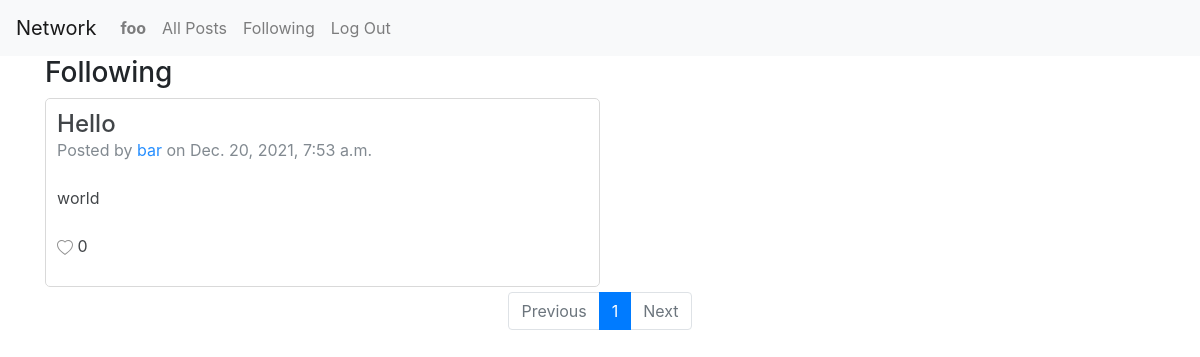
The page /following (signed in) on the database its author committed.
### network/models.py (models this page shows, shortened)
class User(AbstractUser):
    pass

class Post(models.Model):
    title = models.CharField(max_length=64)
    body = models.CharField(max_length=500)
    timestamp = models.DateTimeField(auto_now_add=True)
    user = models.ForeignKey('User', on_delete=models.CASCADE, related_name='post_user')
    liked_by = models.ManyToManyField('User', default=None, blank=True, related_name='post_likes')

### network/views.py (the view)
# urls.py: path("following", views.following, name="following"),
@login_required
def following(request):
    active_user = User.objects.get(username = request.user)
    posts = [users.get_followed_posts() for users in active_user.account.all()]
    posts = list(chain(*posts))
    paginator = Paginator(posts, 10)
    page_number = request.GET.get('page')
    page_obj = paginator.get_page(page_number)
    return render(request, 'network/following.html', {
        "page_obj": page_obj
    })

### network/models.py (called while the page is built)
    def get_followed_posts(self):
        return self.account.post_user.order_by("-timestamp").all()

### network/templates/network/following.html (shortened to what this page needs)
{% extends "network/layout.html" %}
{% load static %}
{% block body %}
<div class="container justify-content-center">
    <h3>Following</h3>
    {% for post in page_obj %}
    <div id="{{ post.id }}" class="list-item" style="margin: 0px; margin-bottom: 5px;">
        <h4 id="post-title" style="margin-bottom: 0px;">{{ post.title }}</h4>
        <p class="text-muted">Posted by <a href="{% url 'profile' post.user.username %}" style="text-decoration: none;">{{ post.user }}</a> on {{ post.timestamp }}</p>
        <br>
        <p id="post-body">{{ post.body}}</p>
        <br>
        <div id="likes" style="display: block;">
            {% with user=request.user like_count=post.liked_by.count%}
                {% if user in post.liked_by.all %}
                    <div id="icon-filled" onclick="unlike_post('{{ post.id }}')" style="display: inline-block;">
                        <svg id="filled" xmlns="http://www.w3.org/2000/svg" width="16" height="16" fill="red" class="bi bi-heart-fill" viewBox="0 0 16 16">
                            <path fill-rule="evenodd" d="M8 1.314C12.438-3.248 23.534 4.735 8 15-7.534 4.736 3.562-3.248 8 1.314z"/>
                        </svg>
                    </div>
                    <div id="icon-empty" onclick="like_post('{{ post.id }}')" style="display: none;">
                        <svg id="empty" xmlns="http://www.w3.org/2000/svg" width="16" height="16" fill="grey" class="bi bi-heart" viewBox="0 0 16 16">
                            <path d="m8 2.748-.717-.737C5.6.281 2.514.878 1.4 3.053c-.523 1.023-.641 2.5.314 4.385.92 1.815 2.834 3.989 6.286 6.357 3.452-2.368 5.365-4.542 6.286-6.357.955-1.886.838-3.362.314-4.385C13.486.878 10.4.28 8.717 2.01L8 2.748zM8 15C-7.333 4.868 3.279-3.04 7.824 1.143c.06.055.119.112.176.171a3.12 3.12 0 0 1 .176-.17C12.72-3.042 23.333 4.867 8 15z"/>
                        </svg>
                    </div>
                    <p id="likeCount" style="display: inline-block" value="{{ like_count }}">{{ like_count }}</p>
                {% else %}
                    <div id="icon-empty" onclick="like_post('{{ post.id }}')" style="display: inline-block;">
                    </div>
                    <p id="likeCount" style="display: inline-block" value="{{ like_count }}">{{ like_count }}</p>
                {% endif %}
            {% endwith %}
        </div>
    </div>
    {% empty %}
    <div class="h-100 row align-items-center">
        <h6 class="col">You aren't currently following any profiles</h6>
    </div>
    {% endfor %}
    <nav aria-label="page-nav">
        <ul class="pagination justify-content-center">
            {% if page_obj.has_previous %}
                <li class="page-item">
                    <a class="page-link" href="?page={{ page_obj.previous_page_number }}">Previous</a>
                </li>
            {% else %}
                <li class="page-item disabled">
                    <a class="page-link" aria-disabled="true" href="">Previous</a>
                </li>
            {% endif %}
            {% for i in page_obj.paginator.page_range %}
                {% if i == page_obj.number %}
                    <li class="page-item active" aria-current="page">
                        <span class="page-link">
                            {{ i }}
                        </span>
                    </li>
                {% else %}
                    <li class="page-item"><a class="page-link" href="?page={{ i }}">{{ i }}</a></li>
                {% endif %}
            {% endfor %}
            {% if page_obj.has_next %}
                <li class="page-item">
                    <a class="page-link" href="?page={{ page_obj.next_page_number }}">Next</a>
                </li>
            {% else %}
                <li class="page-item disabled">
                    <a class="page-link" aria-disabled="true" href="">Next</a>
                </li>
            {% endif %}
        </ul>
    </nav>
</div>
{% endblock %}

### network/templates/network/layout.html (shortened to what this page needs)
{% load static %}
<!DOCTYPE html>
<html lang="en">
    <head>
        <link rel="stylesheet" href="https://stackpath.bootstrapcdn.com/bootstrap/4.4.1/css/bootstrap.min.css">
        <link href="{% static 'network/styles.css' %}" rel="stylesheet">
    </head>
    <body>
        <nav class="navbar navbar-expand-lg navbar-light bg-light">
            <a class="navbar-brand" href="#">Network</a>
            <div>
              <ul class="navbar-nav mr-auto">
                {% if user.is_authenticated %}
                    <li class="nav-item">
                        <a class="nav-link" href="#"><strong>{{ user.username }}</strong></a>
                    </li>
                {% endif %}
                <li class="nav-item">
                  <a class="nav-link" href="{% url 'index' %}">All Posts</a>
                </li>
                {% if user.is_authenticated %}
                    <li class="nav-item">
                        <a class="nav-link" href="{% url 'following' %}">Following</a>
                    </li>
                    <li class="nav-item">
                        <a class="nav-link" href="{% url 'logout' %}">Log Out</a>
                    </li>
                {% endif %}
              </ul>
            </div>
          </nav>
        <div class="body">
            {% block body %}
            {% endblock %}
        </div>
    </body>
</html>

### network/static/network/styles.css (style rules this page uses)
.list-item { border: 1px solid lightgrey; border-radius: 5px; margin-bottom: 1em; opacity: 85%; padding: 1%; width: 50%; }
.list-item > p { margin: 0px; }

### rows shown on the page
User: username "foo"
Post: title "Hello", user "bar", timestamp "Dec. 20, 2021, 7:53 a.m.", body "world", liked_by.count "0"

### other values the page prints
{{ i }} "1"
